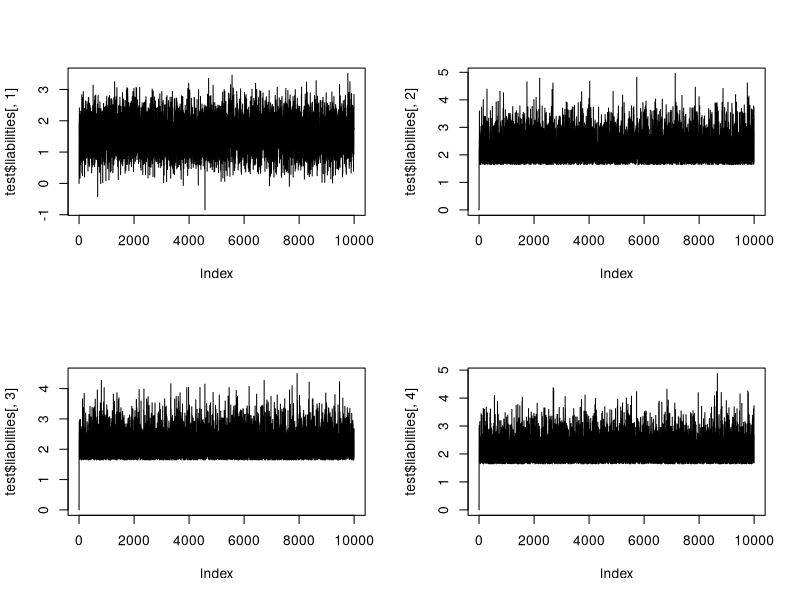
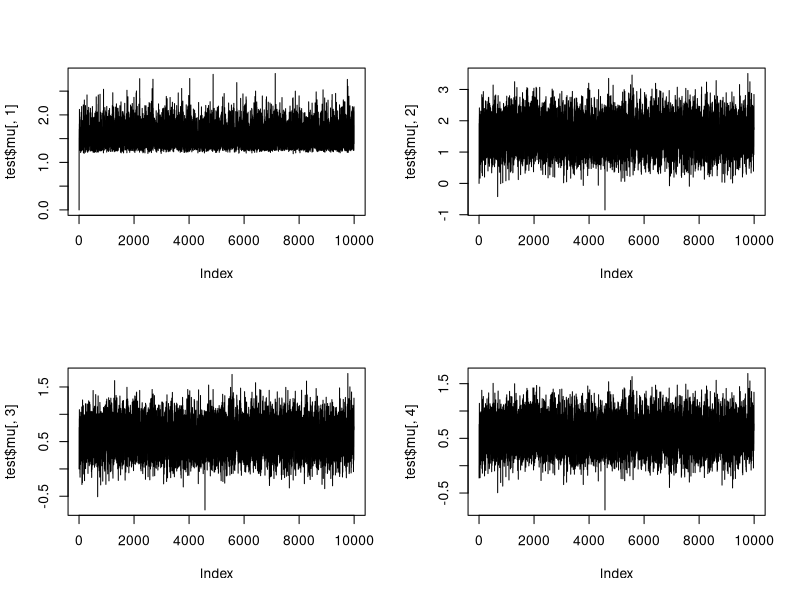
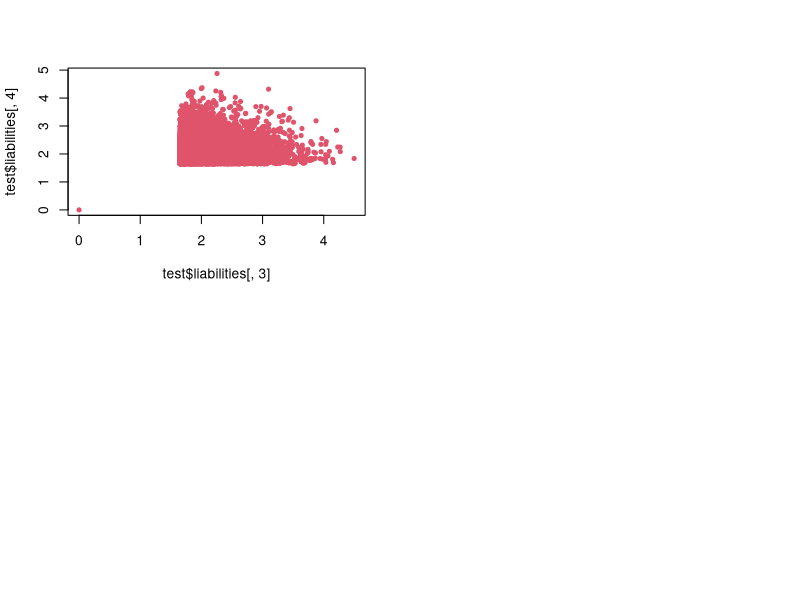

Here is the R script that generated these plots, in order:
## ---- chunk 1
get_cov = function(h2, n_sib = 0) {
  cov <- matrix(h2/2, 4 + n_sib, 4 + n_sib)
  diag(cov) <- 1
  cov[3,4] <- cov[4,3] <- 0
  cov[1:2, 1] <- cov[1, 1:2] <- h2
  cov
}
## ---- chunk 2
calc_distribution = function(sigma){
  out = list()
  for (i in 1:nrow(sigma)){
    mu_mult_bar = solve(sigma[ -i, -i], sigma[i , -i])
    sigma_bar = sigma[i,i] - mu_mult_bar %*% sigma[-i , i]
    out[[i]] = list('sigma'=sigma_bar, 'mu_mult'=mu_mult_bar)
    }
  return(out)
  }
## ---- chunk 3
# Vores gibbssampler


Gibb <- function(covmat, phenos, N, T_ = 0.05){
  
  interval_2 = c(0, 1-T_)
  interval_1 = c(1-T_, 1)
  #bounds_ = bounds(phenos, N, T_) 
  s_val = 0
  
  k = nrow(covmat)

  const_list = calc_distribution(covmat)
  
  liabil = matrix(s_val, nrow = N, ncol = k) # i formen c(l_g, l, l_p1, l_p2)
  mu_vec = matrix(s_val, nrow = N, ncol = k)
  
  current_liabil = matrix(s_val, nrow = k, ncol = 1)
  
  
  
  for (i in 2:N) {
    for (j in 1:k) {
      # Udregner parametre
      sigma = const_list[[j]]$sigma
      mu_mult_ = const_list[[j]]$mu_mult
      mu = mu_mult_ %*% current_liabil[-j] # Udelukker den liability vi er kommet til
    
      mu_vec[i,j] = mu
      
      if (j == 1) {
        current_liabil[j] = rnorm(1, mu, sqrt(sigma))
      }
      else {
        crit <- qnorm(1-T_)
        crit_bound = pnorm(crit, mu, sqrt(sigma))
        
        interval_2 = c(0, crit_bound)
        interval_1 = c(crit_bound, 1)
        
        phen = phenos[j-1]
        interval = phen * interval_1 + (1-phen)*interval_2
        U = runif(1,interval[1], interval[2])
        current_liabil[j] = qnorm(U, mu, sqrt(sigma))
      }
      

      
      
      #current_liabil[j] = qnorm(bounds_[i,j], mu, sqrt(sigma)) 
      
    }
    liabil[i,] = t(current_liabil)
  }
  return(list('liabilities'=liabil, 'mu'=mu_vec))
}
## ---- chunk 4
covmat = get_cov(0.5)
test=Gibb(covmat, c(1,1,1), N=10000)

par(mfrow=c(2,2))
plot(test$liabilities[,1], type='l')
plot(test$liabilities[,2], type='l')
plot(test$liabilities[,3], type='l')
plot(test$liabilities[,4], type='l')
## ---- chunk 5
par(mfrow=c(2,2))
plot(test$mu[,1], type='l')
plot(test$mu[,2], type='l')
plot(test$mu[,3], type='l')
plot(test$mu[,4], type='l')
## ---- chunk 6
Gibb_notrunc <- function(covmat, N, T_ = 0.05){

  k = nrow(covmat)

  const_list = calc_distribution(covmat)

  liabil = matrix(0, nrow = N, ncol = k) # i formen c(l_g, l, l_p1, l_p2)
  mu_vec = matrix(0, nrow = N-1, ncol = k)
  current_liabil = rep(0, k)

  for (i in 1:(N-1)) {
    for (j in 1:k) {
      # Udregner parametre
      sigma = const_list[[j]]$sigma
      mu_mult = const_list[[j]]$mu_mult
      mu = mu_mult %*% current_liabil[-j] # Udelukker den liability vi er kommet til
      mu_vec[i,j] = mu
      current_liabil[j] = rnorm(1, mu, sqrt(sigma))
    }
    liabil[i,] = current_liabil
  }
  return(list('liabilities'=liabil, 'mu'=mu_vec))
}
## ---- chunk 7
test2 = Gibb_notrunc(get_cov(0.5), 3000)
## ---- chunk 8
plot(test$liabilities[,3], test$liabilities[,4], col=2, pch=20)
